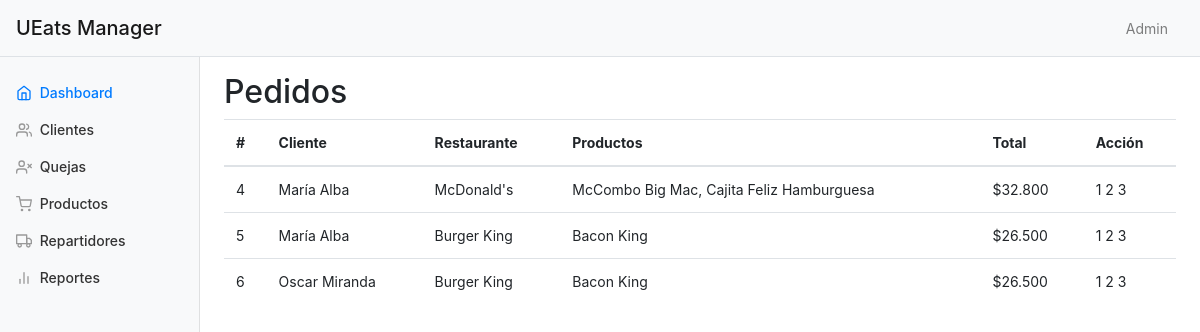
The page / on the database its author committed.
### reportes/models.py (models this page shows, shortened)
class Pedido(models.Model):
    usuario = models.ForeignKey(Usuario, on_delete=models.CASCADE)
    restaurante = models.ForeignKey(Restaurante, on_delete=models.CASCADE)
    producto = models.ManyToManyField(Producto)
    direccion_envio = models.CharField(max_length=120)
    def _total(self):
        total = 0
        for prod_id in Pedido.objects.filter(id=self.id).values('producto'):
            producto = Producto.objects.get(id=prod_id['producto'])
            total += producto.precio
        return total
    total = property(_total)

class Usuario(models.Model):
    nombre = models.CharField(max_length=80)
    apellido = models.CharField(max_length=120)
    direccion = models.CharField(max_length=120)
    correo = models.CharField(max_length=120)
    def __str__(self):
        return self.nombre + " " + self.apellido

class Restaurante(models.Model):
    CIUDAD = (
        ('BOG', 'Bogota D.C'),
        ('BGA', 'Bucaramanga'),
        ('MDE', 'Medellín'),
        ('CLO', 'Cali'),
    )
    nombre = models.CharField(max_length=80)
    ciudad = models.CharField(max_length=3, choices=CIUDAD)
    direccion = models.CharField(max_length=120)
    def __str__(self):
        return self.nombre

class Producto(models.Model):
    MENU = (
        ('C', 'Comida'),
        ('B', 'Bebida'),
        ('P', 'Postre'),
    )
    nombre = models.CharField(max_length=80)
    restaurante = models.ForeignKey(Restaurante, on_delete=models.CASCADE)
    tipo = models.CharField(max_length=1, choices=MENU)
    precio = models.DecimalField(max_digits=6, decimal_places=3)
    def __str__(self):
        return self.nombre

### reportes/views.py (the view)
# urls.py: path('', views.index, name='index'),
def index(request):
    pedidos = list(Pedido.objects.all())
    context = {'pedidos': pedidos}
    return render(request, 'reportes/index.html', context)

### reportes/templates/reportes/index.html
{% extends 'reportes/base.html' %}
{% block content %}
<h2>Pedidos</h2>
{% if pedidos %}
<table class="table table-hover">
    <thead>
        <tr>
            <th>#</th>
            <th>Cliente</th>
            <th>Restaurante</th>
            <th>Productos</th>
            <th>Total</th>
            <th>Acción</th>
        </tr>
    </thead>
    <tbody>
        {% for pedido in pedidos %}
        <tr>
            <td>{{ pedido.id }}</td>
            <td>{{ pedido.usuario }}</td>
            <td>{{ pedido.restaurante }}</td>
            <td>{{ pedido.producto.all|join:", " }}</td>
            <td>${{ pedido.total }}</td>
            <td>
                <a>1</a>
                <a>2</a>
                <a>3</a>
            </td>
        </tr>
        {% endfor %}
    </tbody>
</table>
{% else %}
<p>No hay pedidios en la base de datos.</p>
{% endif %}
{% endblock %}

### reportes/templates/reportes/base.html (shortened to what this page needs)
{% load static %}
<!doctype html>
<html lang="en">
<head>
    <link rel="stylesheet" href="https://stackpath.bootstrapcdn.com/bootstrap/4.3.1/css/bootstrap.min.css"
>
    <link rel="stylesheet" href="{% static 'reportes/estilos.css' %}">
</head>
<body>
    <nav class="navbar navbar-light bg-light sticky-top border-bottom">
        <span class="navbar-brand mb-0 h1">UEats Manager</span>
        <ul class="navbar-nav px-3">
                <li class="nav-item">
                  <a class="nav-link" href="/admin">Admin</a>
                </li>
        </ul>
    </nav>
    <div class="container-fluid">
        <div class="row">
            <nav class="col-md-2 d-none d-md-block bg-light sidebar">
                <div class="sidebar-sticky">
                    <ul class="nav flex-column">
                        <li class="nav-item">
                            <a class="nav-link {% if request.resolver_match.url_name == 'index' %}active{% endif %}" href="{% url 'index' %}">
                                <span data-feather="home"></span>
                                Dashboard <span class="sr-only">(current)</span>
                            </a>
                        </li>
                        <li class="nav-item">
                            <a class="nav-link {% if request.resolver_match.url_name == 'clientes' %}active{% endif %}" href="{% url 'clientes' %}">
                                <span data-feather="users"></span>
                                Clientes
                            </a>
                        </li>
                        <li class="nav-item">
                            <a class="nav-link {% if request.resolver_match.url_name == 'quejas' %}active{% endif %}" href="quejas">
                                <span data-feather="user-x"></span>
                                Quejas
                            </a>
                        </li>
                        <li class="nav-item">
                            <a class="nav-link {% if request.resolver_match.url_name == 'productos' %}active{% endif %}" href="productos">
                                <span data-feather="shopping-cart"></span>
                                Productos
                            </a>
                        </li>
                        <li class="nav-item">
                                <a class="nav-link {% if request.resolver_match.url_name == 'repartidores' %}active{% endif %}" href="repartidores">
                                    <span data-feather="truck"></span>
                                    Repartidores
                                </a>
                            </li>
                        <li class="nav-item">
                            <a class="nav-link {% if request.resolver_match.url_name == 'reportes' %}active{% endif %}" href="reportes">
                                <span data-feather="bar-chart-2"></span>
                                Reportes
                            </a>
                        </li>
                    </ul>
                </div>
            </nav>
            <main role="main" class="col-md-10 ml-sm-auto col-lg-10 px-4">
                {% block content %}
                {% endblock %}
            </main>
        </div>
    </div>
</body>
</html>

### reportes/static/reportes/estilos.css (style rules this page uses)
body { font-size: .875rem; }
.feather { width: 16px; height: 16px; vertical-align: text-bottom; }
.sidebar { position: fixed; top: 0; bottom: 0; left: 0; z-index: 100; padding: 48px 0 0; box-shadow: inset -1px 0 0 rgba(0, 0, 0, .1); }
.sidebar-sticky { position: relative; top: 0; height: calc(100vh - 48px); padding-top: 26px; overflow-x: hidden; overflow-y: auto; }
.sidebar .nav-link { font-weight: 500; color: #333; }
.sidebar .nav-link .feather { margin-right: 4px; color: #999; }
.sidebar .nav-link.active { color: #007bff; }
.sidebar .nav-link:hover .feather, .sidebar .nav-link.active .feather { color: inherit; }
[role="main"] { padding-top: 16px; }
@media (min-width: 768px) { [role="main"] { padding-top: 16px; } }

### rows shown on the page
Pedido: id "4", usuario "María Alba", restaurante "McDonald's", producto.all "McCombo Big Mac, Cajita Feliz Hamburguesa", total "32.800"
Pedido: id "5", usuario "María Alba", restaurante "Burger King", producto.all "Bacon King", total "26.500"
Pedido: id "6", usuario "Oscar Miranda", restaurante "Burger King", producto.all "Bacon King", total "26.500"
